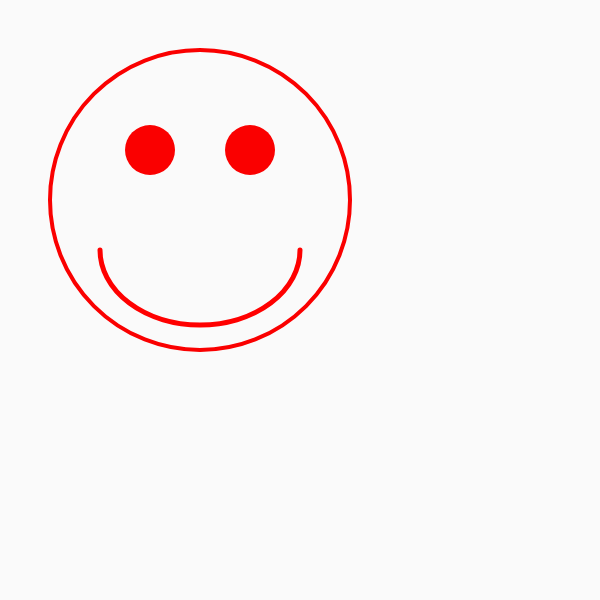
Frame 1 (no input)
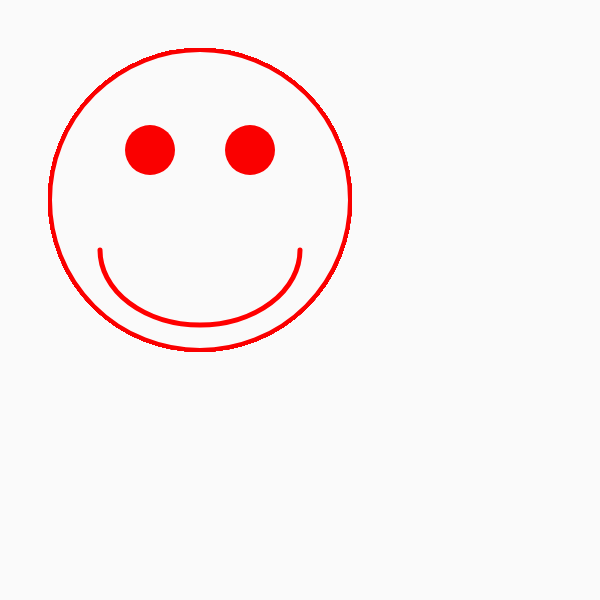
Frame 60 (no input)
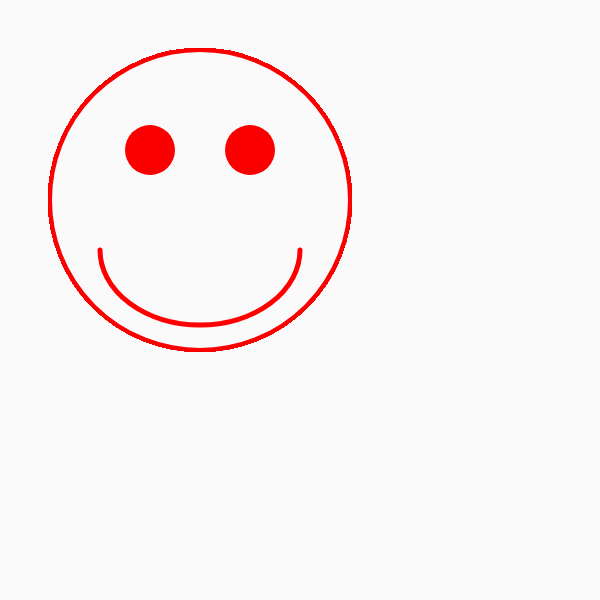
Frame 120 (the mouse pressed at the canvas centre since frame 60)

The p5.js sketch that drew these frames (run headless with seeded random() and noise() and a simulated clock; from frame 60 on, the mouse is pressed at the canvas centre):

// p5.js sketch
// ── sketch.js
function setup() {
    createCanvas(600, 600);
    background(250, 250, 250);
}

function draw() {
    
    stroke(250, 0, 0); // outline for the cricle
    strokeWeight(4);
    fill(250, 250, 250);
    ellipse(200, 200, 300, 300); 

    
    // Face^^

    
    noStroke();
    fill(250, 0, 0); // red 
    ellipse(150, 150, 50, 50); // Left eye
    ellipse(250, 150, 50, 50); // Right eye

    //eyes^^

    
    noFill();
    stroke(255, 0, 0); // red 
    strokeWeight(5);
    arc(200, 250, 200, 150, 0, PI); // Smile 

    //smile^^
}
